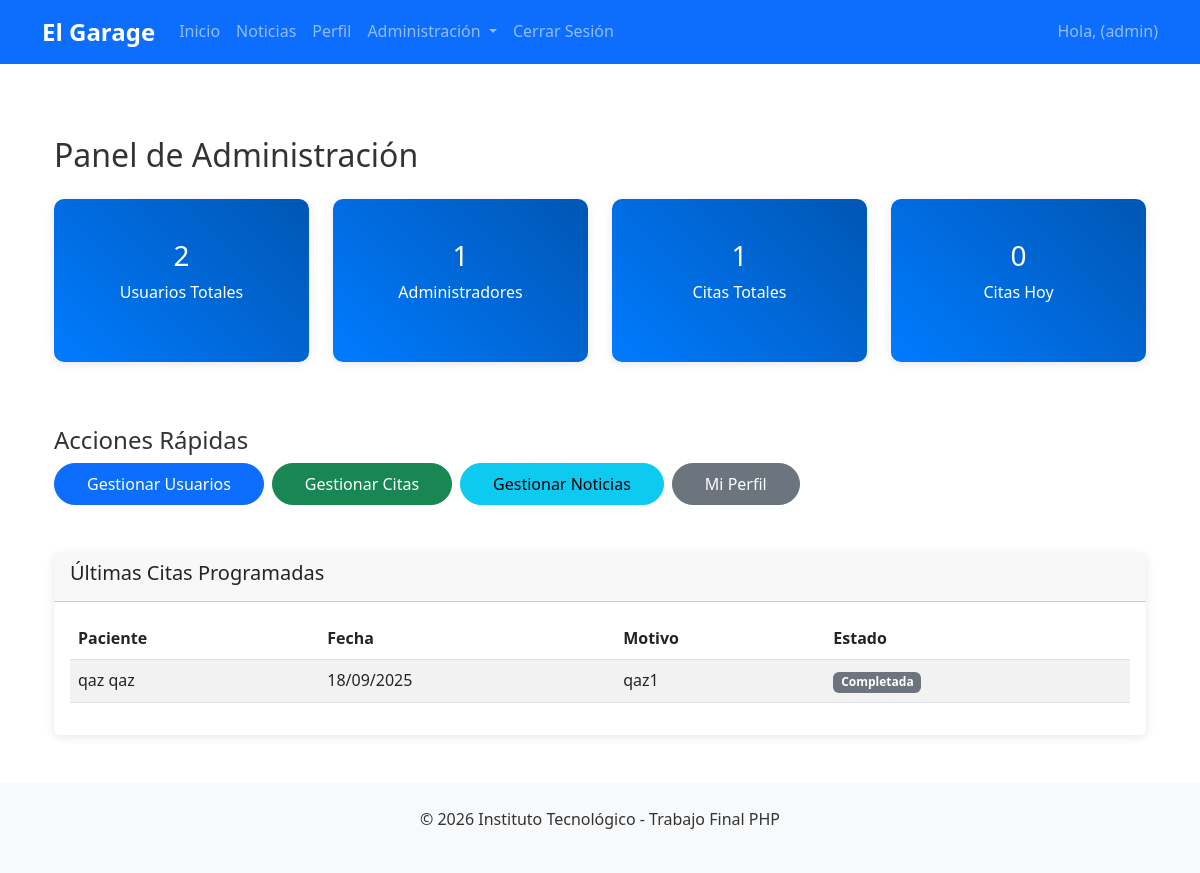
/admin/dashboard.php (signed in), run on the app's committed database.
### tables this page shows
CREATE TABLE `citas` (
  `idCita` int(11) NOT NULL,
  `idUser` int(11) NOT NULL,
  `fecha_cita` date NOT NULL,
  `motivo_cita` text NOT NULL
);

CREATE TABLE `users_data` (
  `idUser` int(11) NOT NULL,
  `nombre` varchar(100) NOT NULL,
  `apellidos` varchar(100) NOT NULL,
  `email` varchar(100) NOT NULL,
  `telefono` varchar(20) NOT NULL,
  `fecha_nacimiento` date NOT NULL,
  `direccion` text DEFAULT NULL,
  `sexo` enum('Hombre','Mujer','Otro') DEFAULT NULL
);

### admin/dashboard.php (the view, shortened to what this page needs)
<?php
require '../includes/database.php';
$stats = [
    'total_users' => $pdo->query("SELECT COUNT(*) FROM users_data")->fetchColumn(),
    'total_admins' => $pdo->query("SELECT COUNT(*) FROM users_login WHERE rol = 'admin'")->fetchColumn(),
    'total_citas' => $pdo->query("SELECT COUNT(*) FROM citas")->fetchColumn(),
    'citas_hoy' => $pdo->query("SELECT COUNT(*) FROM citas WHERE fecha_cita = CURDATE()")->fetchColumn(),
    'total_noticias' => $pdo->query("SELECT COUNT(*) FROM noticias")->fetchColumn()
];
$ultimas_citas = $pdo->query("
    SELECT c.*, ud.nombre, ud.apellidos
    FROM citas c
    JOIN users_data ud ON c.idUser = ud.idUser
    ORDER BY c.fecha_cita DESC
    LIMIT 5
")->fetchAll();
?>
<!DOCTYPE html>
<html lang="es">
<head>
    <link href="https://cdn.jsdelivr.net/npm/bootstrap@5.3.0/dist/css/bootstrap.min.css" rel="stylesheet">
    <link rel="stylesheet" href="../css/styles.css">
</head>
<body>
    <?php include '../includes/header.php'; ?>
    <div class="container mt-5">
        <h2 class="mb-4">Panel de Administración</h2>
        <div class="row mb-5">
            <div class="col-md-3 mb-3">
                <div class="card stats-card bg-primary">
                    <div class="card-body text-center">
                        <h3><?= $stats['total_users'] ?></h3>
                        <p>Usuarios Totales</p>
                    </div>
                </div>
            </div>
            <div class="col-md-3 mb-3">
                <div class="card stats-card bg-success">
                    <div class="card-body text-center">
                        <h3><?= $stats['total_admins'] ?></h3>
                        <p>Administradores</p>
                    </div>
                </div>
            </div>
            <div class="col-md-3 mb-3">
                <div class="card stats-card bg-info">
                    <div class="card-body text-center">
                        <h3><?= $stats['total_citas'] ?></h3>
                        <p>Citas Totales</p>
                    </div>
                </div>
            </div>
            <div class="col-md-3 mb-3">
                <div class="card stats-card bg-warning">
                    <div class="card-body text-center">
                        <h3><?= $stats['citas_hoy'] ?></h3>
                        <p>Citas Hoy</p>
                    </div>
                </div>
            </div>
        </div>
        <div class="row mb-5">
            <div class="col-12">
                <h4>Acciones Rápidas</h4>
                <div class="d-flex gap-2 flex-wrap">
                    <a href="usuarios-administracion.php" class="btn btn-primary">Gestionar Usuarios</a>
                    <a href="citas-administracion.php" class="btn btn-success">Gestionar Citas</a>
                    <a href="noticias-administracion.php" class="btn btn-info">Gestionar Noticias</a>
                    <a href="../perfil.php" class="btn btn-secondary">Mi Perfil</a>
                </div>
            </div>
        </div>
        <div class="row">
            <div class="col-12">
                <div class="card">
                    <div class="card-header">
                        <h5>Últimas Citas Programadas</h5>
                    </div>
                    <div class="card-body">
                        <?php if (count($ultimas_citas) > 0): ?>
                            <div class="table-responsive">
                                <table class="table table-striped">
                                    <thead>
                                        <tr>
                                            <th>Paciente</th>
                                            <th>Fecha</th>
                                            <th>Motivo</th>
                                            <th>Estado</th>
                                        </tr>
                                    </thead>
                                    <tbody>
                                        <?php foreach ($ultimas_citas as $cita): ?>
                                        <tr>
                                            <td><?= htmlspecialchars($cita['nombre'] . ' ' . $cita['apellidos']) ?></td>
                                            <td><?= date('d/m/Y', strtotime($cita['fecha_cita'])) ?></td>
                                            <td><?= htmlspecialchars($cita['motivo_cita']) ?></td>
                                            <td>
                                                <?php
                                                if ($cita['fecha_cita'] < date('Y-m-d')): ?>
                                                    <span class="badge bg-secondary">Completada</span>
                                                <?php else: ?>
                                                    <span class="badge bg-success">Pendiente</span>
                                                <?php endif; ?>
                                            </td>
                                        </tr>
                                        <?php endforeach; ?>
                                    </tbody>
                                </table>
                            </div>
                        <?php else: ?>
                            <p class="text-muted">No hay citas programadas.</p>
                        <?php endif; ?>
                    </div>
                </div>
            </div>
        </div>
    </div>
    <?php include '../includes/footer.php'; ?>
</body>
</html>

### css/styles.css (style rules this page uses)
body { display: flex; flex-direction: column; min-height: 100vh; font-family: 'Segoe UI', Tahoma, Geneva, Verdana, sans-serif; line-height: 1.6; color: #333; }
.container { flex: 1; }
.card { transition: all 0.3s ease; border: none; box-shadow: 0 2px 10px rgba(0,0,0,0.1); overflow: hidden; animation: fadeIn 0.6s ease-out; }
.stats-card { background: linear-gradient(45deg, #007bff, #0056b3); color: white; border-radius: 10px; padding: 1.5rem; text-align: center; }
.btn { border-radius: 25px; padding: 0.5rem 2rem; font-weight: 500; }

### data on the page
citas: idUser.apellidos "qaz qaz", fecha_cita "18/09/2025", motivo_cita "qaz1", shows "Completada"

### other printed values
$_SESSION['rol'] "admin"
$stats['total_users'] "2"
$stats['total_admins'] "1"
$stats['total_citas'] "1"
$stats['citas_hoy'] "0"
